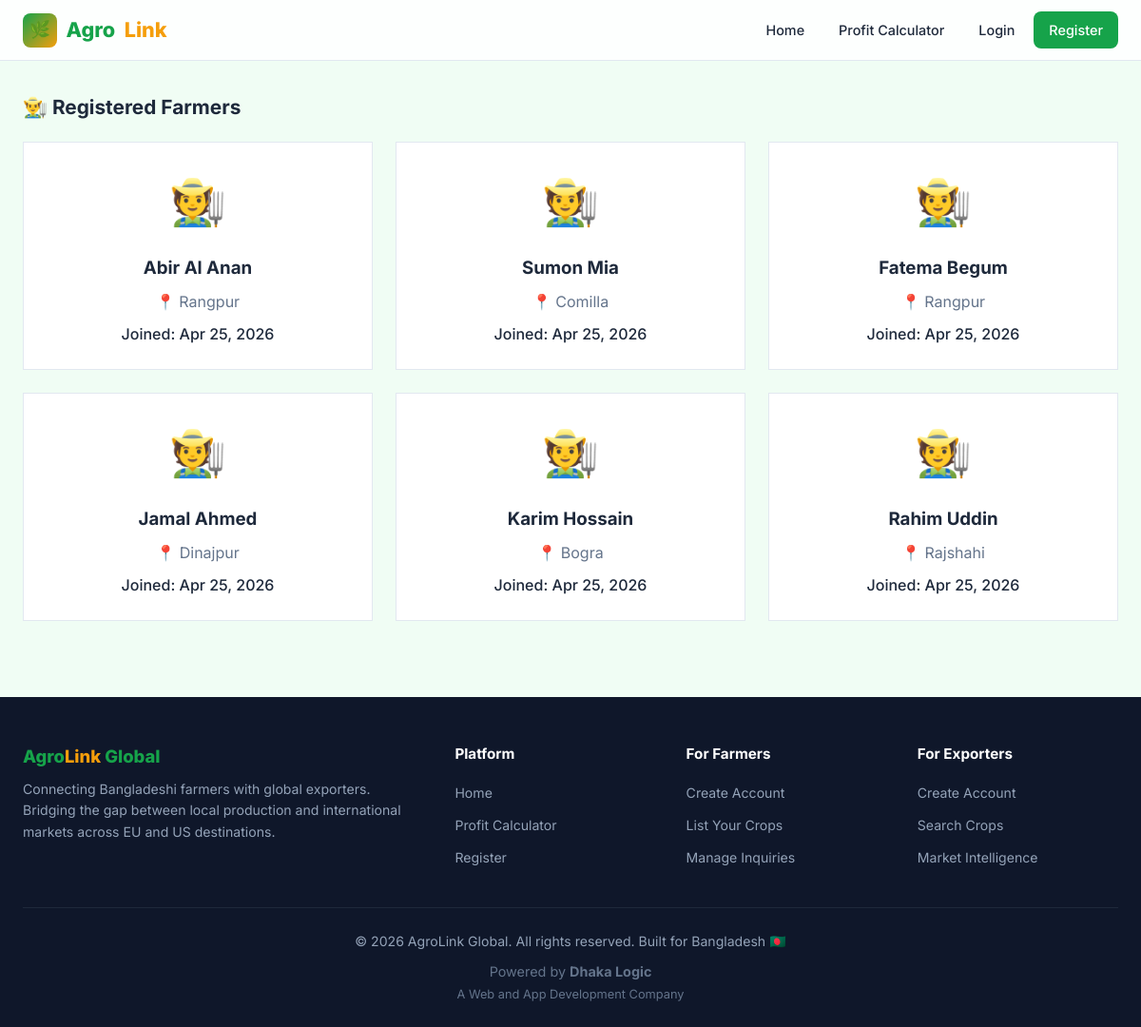
The page /farmers/ on the database its author committed.
### accounts/models.py (models this page shows, shortened)
class User(AbstractUser):
    class Role(models.TextChoices):
        FARMER = 'farmer', 'Farmer'
        EXPORTER = 'exporter', 'Exporter'
        ADMIN = 'admin', 'Admin'
    role = models.CharField(
        max_length=10,
        choices=Role.choices,
        default=Role.FARMER,
    )
    phone = models.CharField(max_length=20, blank=True)
    district = models.CharField(max_length=100, blank=True)
    address = models.TextField(blank=True)
    profile_picture = models.ImageField(upload_to='profiles/', blank=True, null=True)
    created_at = models.DateTimeField(auto_now_add=True)
    updated_at = models.DateTimeField(auto_now=True)
    class Meta:
        db_table = 'users'
        ordering = ['-created_at']

### dashboard/views.py (the view)
# urls.py: path('farmers/', dashboard_views.farmers_list, name='farmers_list'),
def farmers_list(request):
    farmers = User.objects.filter(role='farmer').order_by('-date_joined')
    return render(request, 'dashboard/farmers_list.html', {'farmers': farmers})

### templates/dashboard/farmers_list.html (shortened to what this page needs)
{% extends 'base.html' %}
{% block content %}
<div class="container section">
    <h1 class="section-title">👨‍🌾 Registered Farmers</h1>
    <div class="grid grid-3">
        {% for farmer in farmers %}
        <div class="card" style="padding: 1.5rem; text-align: center; border-radius: var(--radius-md);">
            <div style="font-size: 3rem; margin-bottom: 1rem;">🧑‍🌾</div>
            <h3 style="margin-bottom: 0.5rem; color: var(--clr-text-dark);">{{ farmer.get_full_name|default:farmer.username }}</h3>
            <p style="color: var(--clr-text-light); margin-bottom: 0.5rem;">📍 {{ farmer.district|default:"Not specified" }}</p>
            <p style="color: var(--clr-text); font-weight: 500;">Joined: {{ farmer.date_joined|date:"M d, Y" }}</p>
        </div>
        {% empty %}
        <p style="grid-column: 1 / -1; text-align: center; padding: 2rem;">No farmers found.</p>
        {% endfor %}
    </div>
</div>
{% endblock %}

### static/css/style.css (style rules this page uses)
:root { --clr-primary: #16a34a; --clr-primary-dark: #15803d; --clr-primary-light: #bbf7d0; --clr-accent: #f59e0b; --clr-accent-dark: #d97706; --clr-bg: #f0fdf4; --clr-bg-dark: #0f172a; --clr-surface: #ffffff; --clr-surface-alt: #f8fafc; --clr-text: #1e293b; --clr-text-light: #64748b; --clr-border: #e2e8f0; --clr-danger: #ef4444; --clr-info: #3b82f6; --clr-success: #22c55e; --clr-warning: #f59e0b; --radius: 12px; --radius-sm: 8px; --radius-lg: 20px; --shadow: 0 1px 3px rgba(0,0,0,.08), 0 4px 12px rgba(0,0,0,.04); --shadow-md: 0 4px 16px rgba(0,0,0,.1); --shadow-lg: 0 8px 32px rgba(0,0,0,.12); --transition: all .25s cubic-bezier(.4,0,.2,1); --font: 'Inter', system-ui, -apple-system, sans-serif; }
*, *::before, *::after { box-sizing: border-box; margin: 0; padding: 0; }
html { scroll-behavior: smooth; font-size: 16px; }
body { font-family: var(--font); background: var(--clr-bg); color: var(--clr-text); line-height: 1.6; min-height: 100vh; display: flex; flex-direction: column; }
.container { max-width: 1280px; margin: 0 auto; padding: 0 1.5rem; }
.card { background: var(--clr-surface); border-radius: var(--radius); border: 1px solid var(--clr-border); padding: 1.5rem; transition: var(--transition); }
.grid { display: grid; gap: 1.5rem; }
.grid-3 { grid-template-columns: repeat(auto-fill, minmax(280px, 1fr)); }
.section { margin-bottom: 3rem; }
.section-title { font-size: 1.3rem; font-weight: 700; margin-bottom: 1.25rem; color: var(--clr-text); display: flex; align-items: center; gap: .5rem; }

### rows shown on the page
User: get_full_name "Abir Al Anan", district "Rangpur", date_joined "Apr 25, 2026"
User: get_full_name "Sumon Mia", district "Comilla", date_joined "Apr 25, 2026"
User: get_full_name "Fatema Begum", district "Rangpur", date_joined "Apr 25, 2026"
User: get_full_name "Jamal Ahmed", district "Dinajpur", date_joined "Apr 25, 2026"
User: get_full_name "Karim Hossain", district "Bogra", date_joined "Apr 25, 2026"
User: get_full_name "Rahim Uddin", district "Rajshahi", date_joined "Apr 25, 2026"
